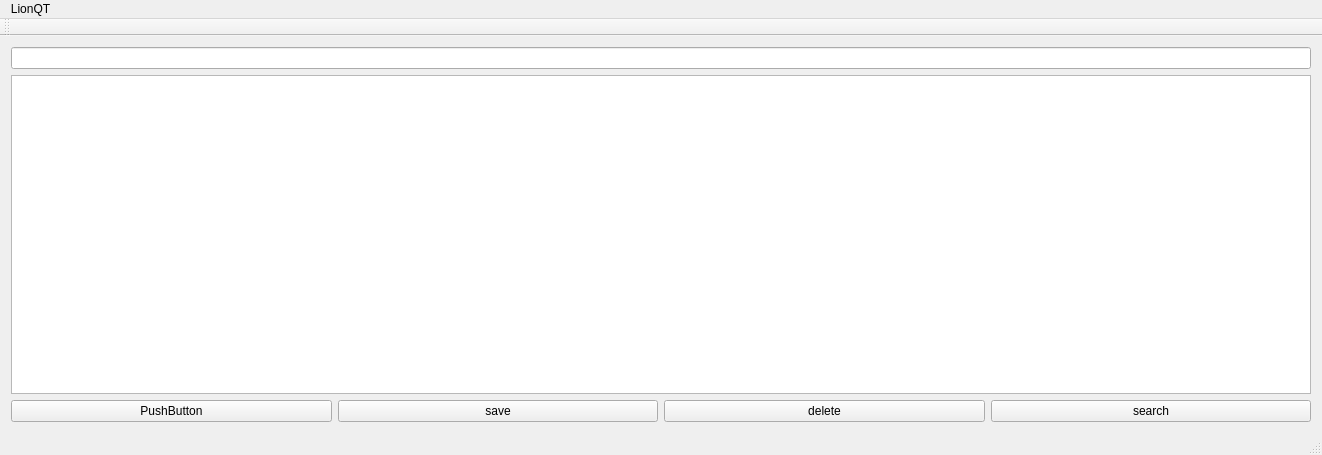
<?xml version="1.0" encoding="UTF-8"?>
<ui version="4.0">
 <class>MainWindow</class>
 <widget class="QMainWindow" name="MainWindow">
  <property name="geometry">
   <rect>
    <x>0</x>
    <y>0</y>
    <width>1322</width>
    <height>455</height>
   </rect>
  </property>
  <property name="windowTitle">
   <string>MainWindow</string>
  </property>
  <property name="layoutDirection">
   <enum>Qt::LeftToRight</enum>
  </property>
  <widget class="QWidget" name="centralWidget">
   <layout class="QGridLayout" name="gridLayout">
    <item row="0" column="0">
     <layout class="QVBoxLayout" name="verticalLayout_2">
      <item>
       <widget class="QLineEdit" name="lineEdit"/>
      </item>
      <item>
       <widget class="QTextEdit" name="textEdit"/>
      </item>
      <item>
       <layout class="QHBoxLayout" name="horizontalLayout_5">
        <item>
         <widget class="QPushButton" name="pushButton">
          <property name="text">
           <string>PushButton</string>
          </property>
         </widget>
        </item>
        <item>
         <widget class="QPushButton" name="pushButton_3">
          <property name="text">
           <string>save</string>
          </property>
         </widget>
        </item>
        <item>
         <widget class="QPushButton" name="pushButton_2">
          <property name="text">
           <string>delete</string>
          </property>
         </widget>
        </item>
        <item>
         <widget class="QPushButton" name="pushButton_4">
          <property name="text">
           <string>search</string>
          </property>
         </widget>
        </item>
       </layout>
      </item>
     </layout>
    </item>
   </layout>
  </widget>
  <widget class="QMenuBar" name="menuBar">
   <property name="geometry">
    <rect>
     <x>0</x>
     <y>0</y>
     <width>1322</width>
     <height>28</height>
    </rect>
   </property>
   <widget class="QMenu" name="menuLionQT">
    <property name="title">
     <string>LionQT</string>
    </property>
    <addaction name="actionabout"/>
   </widget>
   <addaction name="menuLionQT"/>
  </widget>
  <widget class="QToolBar" name="mainToolBar">
   <attribute name="toolBarArea">
    <enum>TopToolBarArea</enum>
   </attribute>
   <attribute name="toolBarBreak">
    <bool>false</bool>
   </attribute>
  </widget>
  <widget class="QStatusBar" name="statusBar"/>
  <action name="actionabout">
   <property name="text">
    <string>about</string>
   </property>
  </action>
 </widget>
 <layoutdefault spacing="6" margin="11"/>
 <resources/>
 <connections/>
</ui>
